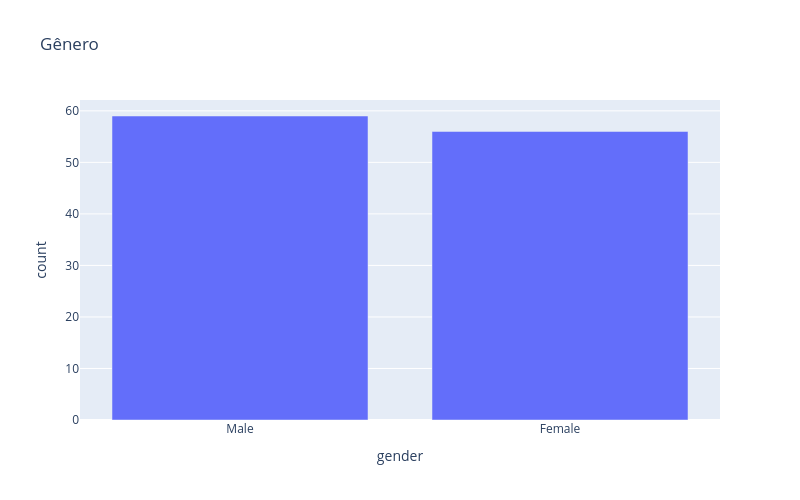

The code cell stored with this chart in its notebook:
### Markdown cell above
Não há forte predominância de nenhum estado civil.

### Code cell
df_count = df['gender'].value_counts().reset_index()
df_count.columns = ['gender', 'count']
fig = px.bar(
    df_count,
    x='gender',
    y='count',
    title='Gênero'
)
fig.update_layout(width=800, height=500)

fig.show()

### Figure 1 — Plotly figure (JSON) as saved in the notebook; plotly's stock layout.template omitted (floating-point values rounded to 4 significant figures)
{"data": [{"hovertemplate": "gender=%{x}<br>count=%{y}<extra></extra>", "legendgroup": "", "marker": {"color": "#636efa", "pattern": {"shape": ""}}, "name": "", "orientation": "v", "showlegend": false, "textposition": "auto", "type": "bar", "x": ["Male", "Female"], "xaxis": "x", "y": [59, 56], "yaxis": "y"}], "layout": {"barmode": "relative", "height": 500, "legend": {"tracegroupgap": 0}, "title": {"text": "Gênero"}, "width": 800, "xaxis": {"anchor": "y", "domain": [0, 1], "title": {"text": "gender"}}, "yaxis": {"anchor": "x", "domain": [0, 1], "title": {"text": "count"}}}}
